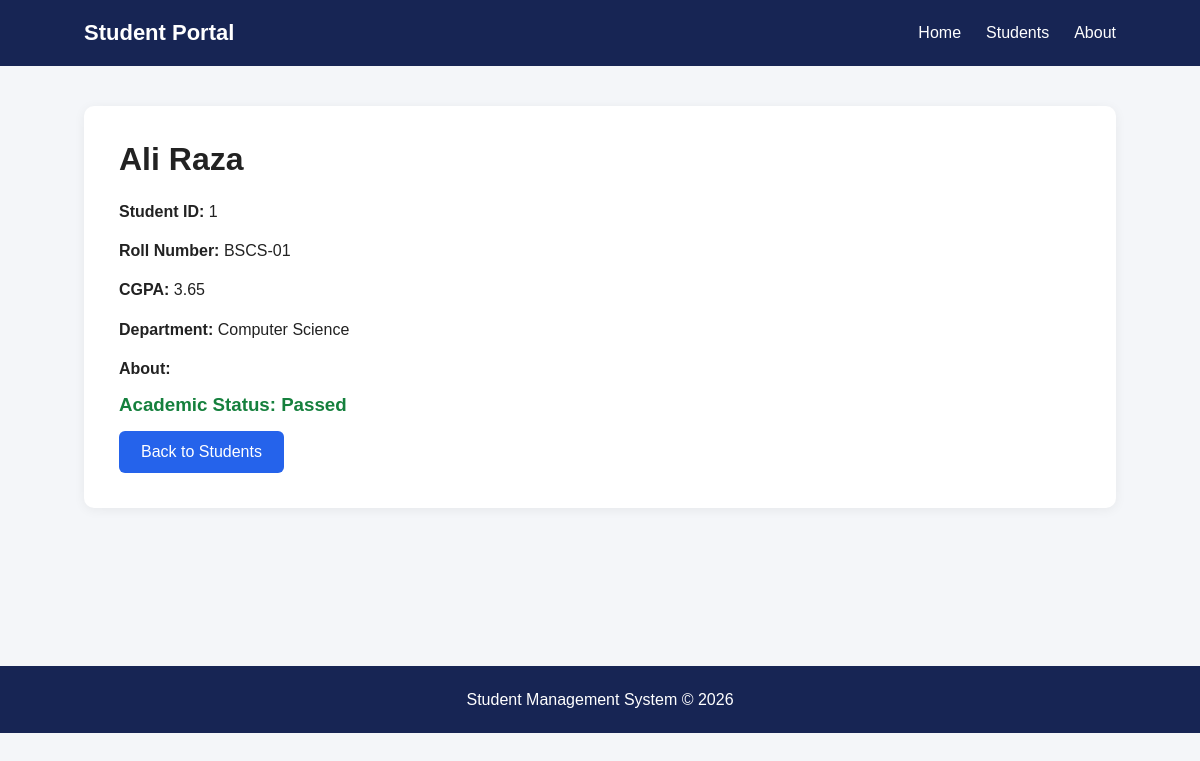
The app's page /students/students/1/ with its own data.
### students/models.py (models this page shows, shortened)
class Student(models.Model):
    name = models.CharField(max_length=100)
    roll_no = models.CharField(max_length=20, unique=True)
    email = models.EmailField(blank=True)
    cgpa = models.DecimalField(max_digits=3, decimal_places=2, default=0)
    is_active = models.BooleanField(default=True)
    created_at = models.DateTimeField(auto_now_add=True)
    department = models.ForeignKey(
        Department,
        on_delete=models.SET_NULL,
        null=True,
        blank=True,
        related_name='students',
    )
    class Meta:
        ordering = ['roll_no']

class Department(models.Model):
    name = models.CharField(max_length=100, unique=True)
    code = models.CharField(max_length=10, unique=True)
    def __str__(self):
        return self.name

### students/views.py (the view)
def student_detail(request, student_id):
    student = get_object_or_404(Student, id=student_id)
    return render(request, 'students/student_detail.html', {'student': student})

### students/templates/students/student_detail.html (shortened to what this page needs)
{% extends 'base.html' %}
{% block content %}
<div class="detail-card">
    <h1>{{ student.name|title }}</h1>
    <p><strong>Student ID:</strong> {{ student.id }}</p>
    <p><strong>Roll Number:</strong> {{ student.roll_no }}</p>
    <p><strong>CGPA:</strong> {{ student.cgpa|floatformat:2 }}</p>
    <p><strong>Department:</strong> {{ student.department }}</p>
    <p><strong>About:</strong> {{ student.bio }}</p>
    {% if student.cgpa >= 2.0 %}
        <h3 class="passed">Academic Status: Passed</h3>
    {% else %}
        <h3 class="failed">Academic Status: Failed</h3>
    {% endif %}
    <a href="{% url 'students:student_list' %}" class="btn">
        Back to Students
    </a>
</div>
{% endblock %}

### students/static/students/css/style.css (style rules this page uses)
* { margin: 0; padding: 0; box-sizing: border-box; }
body { font-family: Arial, sans-serif; background: #f4f6f9; color: #222; min-height: 100vh; }
h1 { margin-bottom: 20px; }
p { line-height: 1.7; }
.btn { display: inline-block; background: #2563eb; color: white; padding: 12px 22px; text-decoration: none; border-radius: 6px; margin-top: 15px; }
.passed { color: #15803d; font-weight: bold; }
.detail-card { background: white; padding: 35px; border-radius: 10px; box-shadow: 0 2px 12px rgba(0, 0, 0, 0.06); }
.detail-card p { margin: 12px 0; }

### records on screen
Student: name "Ali Raza", id "1", roll_no "BSCS-01", cgpa "3.65", department "Computer Science"
